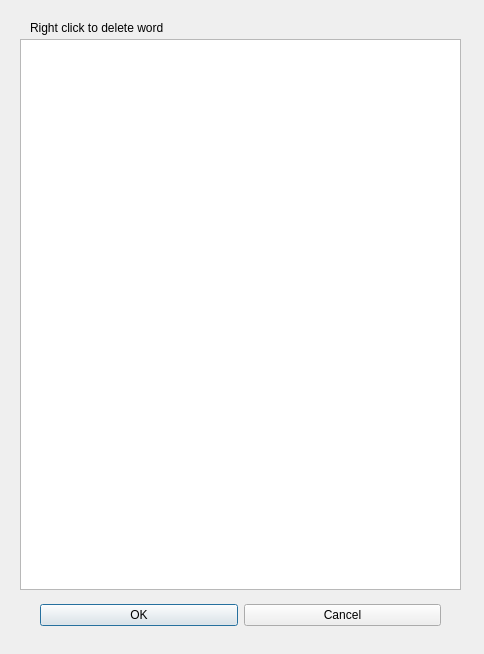
<?xml version="1.0" encoding="UTF-8"?>
<ui version="4.0">
 <class>Dialog</class>
 <widget class="QDialog" name="Dialog">
  <property name="geometry">
   <rect>
    <x>0</x>
    <y>0</y>
    <width>484</width>
    <height>654</height>
   </rect>
  </property>
  <property name="windowTitle">
   <string notr="true" comment="单词选择">ChooseWords</string>
  </property>
  <widget class="QWidget" name="horizontalLayoutWidget">
   <property name="geometry">
    <rect>
     <x>40</x>
     <y>590</y>
     <width>401</width>
     <height>51</height>
    </rect>
   </property>
   <layout class="QHBoxLayout" name="ReturnButtonHLayout">
    <item>
     <widget class="QPushButton" name="pushButton_ok">
      <property name="text">
       <string comment="确定">OK</string>
      </property>
     </widget>
    </item>
    <item>
     <widget class="QPushButton" name="pushButton_cancel">
      <property name="text">
       <string comment="取消">Cancel</string>
      </property>
     </widget>
    </item>
   </layout>
  </widget>
  <widget class="QWidget" name="horizontalLayoutWidget_2">
   <property name="geometry">
    <rect>
     <x>20</x>
     <y>39</y>
     <width>441</width>
     <height>551</height>
    </rect>
   </property>
   <layout class="QHBoxLayout" name="WordListHLayout">
    <item>
     <widget class="QListWidget" name="listWidget"/>
    </item>
   </layout>
  </widget>
  <widget class="QLabel" name="label">
   <property name="geometry">
    <rect>
     <x>30</x>
     <y>20</y>
     <width>191</width>
     <height>16</height>
    </rect>
   </property>
   <property name="text">
    <string comment="右键单击可以删除单词">Right click to delete word</string>
   </property>
  </widget>
 </widget>
 <resources/>
 <connections>
  <connection>
   <sender>pushButton_ok</sender>
   <signal>clicked()</signal>
   <receiver>Dialog</receiver>
   <slot>accept()</slot>
   <hints>
    <hint type="sourcelabel">
     <x>181</x>
     <y>619</y>
    </hint>
    <hint type="destinationlabel">
     <x>272</x>
     <y>570</y>
    </hint>
   </hints>
  </connection>
  <connection>
   <sender>pushButton_cancel</sender>
   <signal>clicked()</signal>
   <receiver>Dialog</receiver>
   <slot>reject()</slot>
   <hints>
    <hint type="sourcelabel">
     <x>354</x>
     <y>614</y>
    </hint>
    <hint type="destinationlabel">
     <x>404</x>
     <y>584</y>
    </hint>
   </hints>
  </connection>
 </connections>
</ui>
